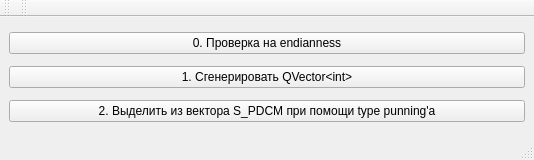
<?xml version="1.0" encoding="UTF-8"?>
<ui version="4.0">
 <class>MainWindow</class>
 <widget class="QMainWindow" name="MainWindow">
  <property name="geometry">
   <rect>
    <x>0</x>
    <y>0</y>
    <width>534</width>
    <height>160</height>
   </rect>
  </property>
  <property name="windowTitle">
   <string>MainWindow</string>
  </property>
  <widget class="QWidget" name="centralwidget">
   <layout class="QVBoxLayout" name="verticalLayout">
    <item>
     <widget class="QPushButton" name="pushButton_3">
      <property name="text">
       <string>0. Проверка на endianness</string>
      </property>
     </widget>
    </item>
    <item>
     <widget class="QPushButton" name="pushButton">
      <property name="text">
       <string>1. Сгенерировать QVector&lt;int&gt;</string>
      </property>
     </widget>
    </item>
    <item>
     <widget class="QPushButton" name="pushButton_2">
      <property name="text">
       <string>2. Выделить из вектора S_PDCM при помощи type punning'а</string>
      </property>
     </widget>
    </item>
   </layout>
  </widget>
  <widget class="QMenuBar" name="menubar">
   <property name="geometry">
    <rect>
     <x>0</x>
     <y>0</y>
     <width>534</width>
     <height>22</height>
    </rect>
   </property>
  </widget>
  <widget class="QStatusBar" name="statusbar"/>
  <widget class="QToolBar" name="toolBar">
   <property name="windowTitle">
    <string>toolBar</string>
   </property>
   <attribute name="toolBarArea">
    <enum>TopToolBarArea</enum>
   </attribute>
   <attribute name="toolBarBreak">
    <bool>false</bool>
   </attribute>
  </widget>
  <widget class="QToolBar" name="toolBar_2">
   <property name="windowTitle">
    <string>toolBar_2</string>
   </property>
   <attribute name="toolBarArea">
    <enum>TopToolBarArea</enum>
   </attribute>
   <attribute name="toolBarBreak">
    <bool>false</bool>
   </attribute>
  </widget>
 </widget>
 <resources/>
 <connections/>
</ui>
